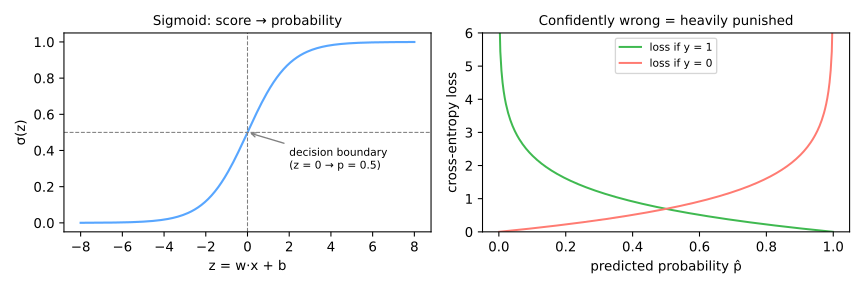

The Python source for this figure:
import matplotlib.pyplot as plt
import numpy as np
from io import StringIO

z = np.linspace(-8, 8, 200)
sig = 1 / (1 + np.exp(-z))

fig, axes = plt.subplots(1, 2, figsize=(9, 3))

axes[0].plot(z, sig, color='#58a6ff', linewidth=1.6)
axes[0].axhline(0.5, color='gray', linestyle='--', linewidth=0.8)
axes[0].axvline(0, color='gray', linestyle='--', linewidth=0.8)
axes[0].annotate('decision boundary\n(z = 0 → p = 0.5)', xy=(0, 0.5), xytext=(2, 0.3),
                 fontsize=8, arrowprops=dict(arrowstyle='->', color='gray'))
axes[0].set_xlabel('z = w·x + b')
axes[0].set_ylabel('σ(z)')
axes[0].set_title('Sigmoid: score → probability', fontsize=10)

p = np.linspace(0.001, 0.999, 300)
axes[1].plot(p, -np.log(p), color='#3fb950', label='loss if y = 1')
axes[1].plot(p, -np.log(1 - p), color='#ff7b72', label='loss if y = 0')
axes[1].set_xlabel('predicted probability p̂')
axes[1].set_ylabel('cross-entropy loss')
axes[1].set_ylim(0, 6)
axes[1].set_title('Confidently wrong = heavily punished', fontsize=10)
axes[1].legend(fontsize=8)

plt.tight_layout()

buffer = StringIO()
plt.savefig(buffer, format="svg", transparent=True)
print(buffer.getvalue())

plt.close()
